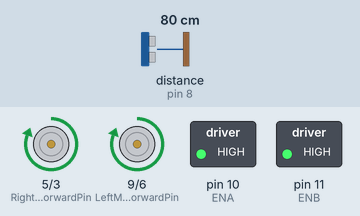
A sketch run on a simulated Arduino Uno, built with avr-gcc and run on an emulated ATmega328P. Parts: motor-driver pin pairs drawn as motors (green arrow = first pin HIGH = forward, orange = second pin HIGH = backward, longer = more drive), switched loads named in the sketch (green lamp = pin HIGH). Wiring (inferred from the names in the program): ultrasonic range finder: trigger pin 12; echo pin 8. The test bench sets the inputs (shaded band); at power-on: distance to the obstacle (sensor on pin 8) 80 cm. The echo pulse lasts 58.3 µs per cm; random numbers use the default seed unless the sketch sets one; pins used as bus, display or sensor lines are not drawn.

Above: at 3.2 s.
3.3 s: distance to the obstacle (sensor on pin 8) set to 72 cm
4.8 s: distance to the obstacle (sensor on pin 8) set to 64 cm
At 5.23 s:
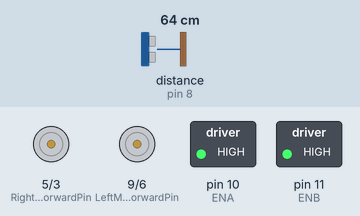
At 6.44 s:
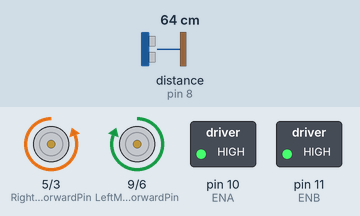
7.8 s: distance to the obstacle (sensor on pin 8) set to 120 cm
9.7 s: distance to the obstacle (sensor on pin 8) set to 2 cm
At 10.47 s:
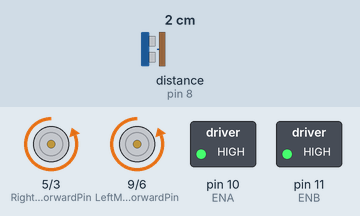
Timing chart, 0 to 13.7 s (numbered marks = the images above; inputs shaded):
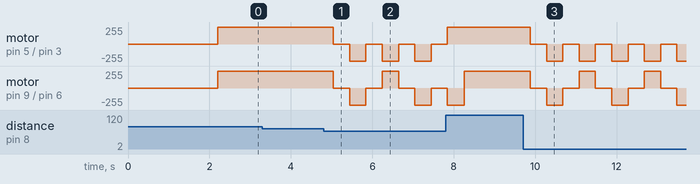

The sketch:

sketch_apr28a.ino
```cpp
#define trig 12
#define echo 8
#define RightMotorForwardPin 5 // IN3
#define RightMotorBackwardPin 3 // In4
#define LeftMotorForwardPin 9 // In1
#define LeftMotorBackwardPin 6 //In2
#define ENA 10
#define ENB 11
#define maxSpeed 255
//0-->255
void setup() {
  Serial.begin(9600);

  pinMode(trig,OUTPUT);
  pinMode(echo,INPUT);

  pinMode(RightMotorForwardPin, OUTPUT);
  pinMode(RightMotorBackwardPin, OUTPUT);
  pinMode(LeftMotorForwardPin, OUTPUT);
  pinMode(LeftMotorBackwardPin, OUTPUT);

  pinMode(ENA,OUTPUT);
  pinMode(ENB,OUTPUT);
  analogWrite(ENA, maxSpeed);
  analogWrite(ENB, maxSpeed);

  randomSeed(analogRead(A0));

  delay(2000);
}

void loop() {

  delay (200);

  float distance = getDistance();

  if (distance > 70)
    moveForward();
  else{
    stopCar();
    delay(400);
    backWard();
    delay(400);
    stopCar();
    delay(400);
    avoidObstacle();
  }

  delay(200);
}
float getDistance()
{
  float distance,duration;

  digitalWrite(trig, LOW);
  delayMicroseconds(2);
  digitalWrite(trig, HIGH);
  delayMicroseconds(10);
  digitalWrite(trig, LOW);
  duration = pulseIn(echo,HIGH);

  distance = duration / 29/ 2; //in cm
  return distance;
}

void moveForward() {

  analogWrite(ENA, maxSpeed);
  analogWrite(ENB, maxSpeed);
  digitalWrite(LeftMotorForwardPin, HIGH);
  digitalWrite(RightMotorForwardPin, HIGH);
  digitalWrite(LeftMotorBackwardPin, LOW);
  digitalWrite(RightMotorBackwardPin, LOW);

}

void backWard()
{
  analogWrite(ENA, maxSpeed);
  analogWrite(ENB, maxSpeed);
  digitalWrite(LeftMotorForwardPin, LOW);
  digitalWrite(RightMotorForwardPin, LOW);
  digitalWrite(LeftMotorBackwardPin, HIGH);
  digitalWrite(RightMotorBackwardPin, HIGH);
}

void stopCar()
{
  digitalWrite(LeftMotorForwardPin, LOW);
  digitalWrite(RightMotorForwardPin, LOW);
  digitalWrite(LeftMotorBackwardPin, LOW);
  digitalWrite(RightMotorBackwardPin, LOW);
}

void avoidObstacle(){

  int direction = random(0,2);
  //0-->1=0,1
  if(direction==0)
  {
    // turn right
    analogWrite(ENA, maxSpeed);
    analogWrite(ENB, maxSpeed);
    digitalWrite(LeftMotorForwardPin, HIGH);
    digitalWrite(LeftMotorBackwardPin, LOW);
    digitalWrite(RightMotorForwardPin, LOW);
    digitalWrite(RightMotorBackwardPin, HIGH);
  }
  else
  {
    // turn left
    analogWrite(ENA, maxSpeed);
    analogWrite(ENB, maxSpeed);
    digitalWrite(LeftMotorForwardPin, LOW);
    digitalWrite(LeftMotorBackwardPin, HIGH);
    digitalWrite(RightMotorForwardPin, HIGH);
    digitalWrite(RightMotorBackwardPin, LOW);
  }

}
```

Measured:
- the behaviour switches between 70 and 69 cm on distance to the obstacle (sensor on pin 8) (found by bisection; images 0 and 1)
- after the input at 3.3 s, every drawn part: stays the same
